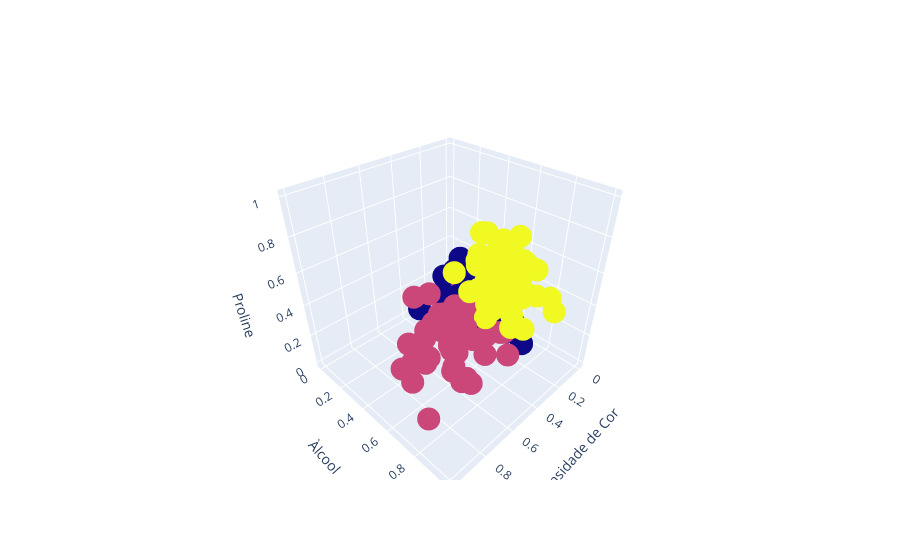

Write notebook code for a chart like this one.
### Code cell
fig.update_layout(scene = dict(
                    xaxis_title='Intensidade de Cor',
                    yaxis_title='Àlcool',
                    zaxis_title='Proline'))
fig.show()

### Figure 1 — Plotly figure (JSON) as saved in the notebook; plotly's stock layout.template omitted (floating-point values rounded to 4 significant figures; data arrays with more than 128 entries replaced by an {"elided": "..."} marker saying what was removed)
{"data": [{"marker": {"color": {"elided": "178 int values"}}, "mode": "markers", "text": {"elided": "178 int values"}, "type": "scatter3d", "x": {"elided": "178 float values"}, "y": {"elided": "178 float values"}, "z": {"elided": "178 float values"}}], "layout": {"scene": {"xaxis": {"title": {"text": "Intensidade de Cor"}}, "yaxis": {"title": {"text": "Àlcool"}}, "zaxis": {"title": {"text": "Proline"}}}}}
